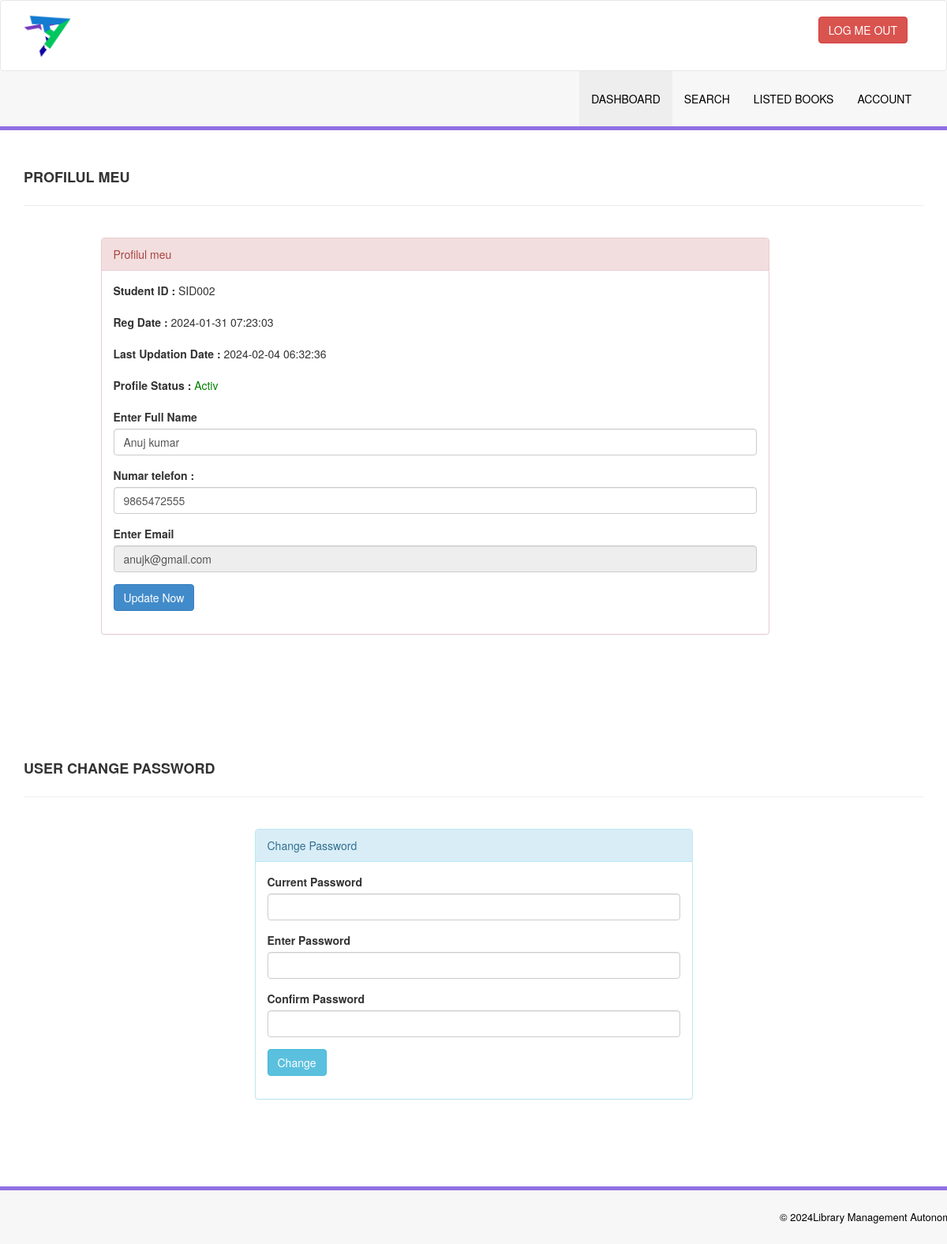
Screenshot of /my-profile.php (signed in) with the database file from the repository.
### tables this page shows
CREATE TABLE `tblstudents` (
  `id` int(11) NOT NULL,
  `StudentId` varchar(100) DEFAULT NULL,
  `FullName` varchar(120) DEFAULT NULL,
  `EmailId` varchar(120) DEFAULT NULL,
  `MobileNumber` char(11) DEFAULT NULL,
  `Password` varchar(120) DEFAULT NULL,
  `Status` int(1) DEFAULT NULL,
  `RegDate` timestamp NULL DEFAULT current_timestamp(),
  `UpdationDate` timestamp NULL DEFAULT NULL ON UPDATE current_timestamp()
);

### my-profile.php (the view, shortened to what this page needs)
<?php
include('includes/config.php');
if (strlen($_SESSION['login']) == 0) {
    header('location: index.php');
} else {
?>
    <!DOCTYPE html>
    <html lang="en">
    <head>
        <link href="assets/css/bootstrap.css" rel="stylesheet" />
        <link href="assets/css/font-awesome.css" rel="stylesheet" />
        <link href="assets/css/style.css" rel="stylesheet" />
    </head>
    <body>
        <?php include('includes/header.php'); ?>
        <div class="content-wrapper">
            <div class="container">
                <div class="row pad-botm">
                    <div class="col-md-12">
                        <h4 class="header-line">Profilul meu</h4>
                    </div>
                </div>
                <div class="row">
                    <div class="col-md-9 col-md-offset-1">
                        <div class="panel panel-danger">
                            <div class="panel-heading">
                                Profilul meu
                            </div>
                            <div class="panel-body">
                                <form name="signup" method="post">
                                    <?php
                                    $sid = $_SESSION['stdid'];
                                    $sql = "SELECT StudentId,FullName,EmailId,MobileNumber,RegDate,UpdationDate,Status from  tblstudents  where StudentId=:sid ";
                                    $query = $dbh->prepare($sql);
                                    $query->bindParam(':sid', $sid, PDO::PARAM_STR);
                                    $query->execute();
                                    $results = $query->fetchAll(PDO::FETCH_OBJ);
                                    if ($query->rowCount() > 0) {
                                        foreach ($results as $result) {               ?>
                                            <div class="form-group">
                                                <label>Student ID : </label>
                                                <?php echo htmlentities($result->StudentId); ?>
                                            </div>
                                            <div class="form-group">
                                                <label>Reg Date : </label>
                                                <?php echo htmlentities($result->RegDate); ?>
                                            </div>
                                            <?php if ($result->UpdationDate != "") { ?>
                                                <div class="form-group">
                                                    <label>Last Updation Date : </label>
                                                    <?php echo htmlentities($result->UpdationDate); ?>
                                                </div>
                                            <?php } ?>
                                            <div class="form-group">
                                                <label>Profile Status : </label>
                                                <?php if ($result->Status == 1) { ?>
                                                    <span style="color: green">Activ</span>
                                                <?php } else { ?>
                                                    <span style="color: red">Blocat</span>
                                                <?php } ?>
                                            </div>
                                            <div class="form-group">
                                                <label>Enter Full Name</label>
                                                <input class="form-control" type="text" name="fullname" value="<?php echo htmlentities($result->FullName); ?>" autocomplete="off" required />
                                            </div>
                                            <div class="form-group">
                                                <label>Numar telefon :</label>
                                                <input class="form-control" type="text" name="mobileno" maxlength="10" value="<?php echo htmlentities($result->MobileNumber); ?>" autocomplete="off" required />
                                            </div>
                                            <div class="form-group">
                                                <label>Enter Email</label>
                                                <input class="form-control" type="email" name="email" id="emailid" value="<?php echo htmlentities($result->EmailId); ?>" autocomplete="off" required readonly />
                                            </div>
                                    <?php }
                                    } ?>
                                    <button type="submit" name="update" class="btn btn-primary" id="submit">Update Now </button>
                                </form>
                            </div>
                        </div>
                    </div>
                </div>
            </div>
        </div>
        <div class="content-wrapper">
            <div class="container">
                <div class="row pad-botm">
                    <div class="col-md-12">
                        <h4 class="header-line">User Change Password</h4>
                    </div>
                </div>
                <div class="row">
                    <div class="col-md-6 col-sm-6 col-xs-12 col-md-offset-3">
                        <div class="panel panel-info">
                            <div class="panel-heading">
                                Change Password
                            </div>
                            <div class="panel-body">
                                <form role="form" method="post" onSubmit="return valid();" name="chngpwd">
                                    <div class="form-group">
                                        <label>Current Password</label>
                                        <input class="form-control" type="password" name="password" autocomplete="off" required />
                                    </div>
                                    <div class="form-group">
                                        <label>Enter Password</label>
                                        <input class="form-control" type="password" name="newpassword" autocomplete="off" required />
                                    </div>
                                    <div class="form-group">
                                        <label>Confirm Password </label>
                                        <input class="form-control" type="password" name="confirmpassword" autocomplete="off" required />
                                    </div>
                                    <button type="submit" name="change" class="btn btn-info">Change </button>
                                </form>
                            </div>
                        </div>
                    </div>
                </div>
            </div>
        </div>
        <?php include('includes/footer.php'); ?>
    </body>
    </html>
<?php }  ?>

### assets/css/style.css (style rules this page uses)
body { font-family: "Open Sans", sans-serif; line-height: 28px; }
.content-wrapper { margin-top: 40px; padding-bottom: 90px; }
.header-line { font-weight: 900; padding-bottom: 25px; border-bottom: 1px solid #eeeeee; text-transform: uppercase; }
.pad-botm { padding-bottom: 30px; }
.container { padding-right: 15px; padding-left: 15px; margin-right: auto; margin-left: auto; }
@media (min-width: 768px) { .container { width: 750px; } }
@media (min-width: 992px) { .container { width: 970px; } }
@media (min-width: 1200px) { .container { width: 1170px; } }
.col-md-12, .col-md-6 { position: relative; min-height: 1px; padding-right: 15px; padding-left: 15px; }
@media (min-width: 992px) { .col-md-12, .col-md-6 { float: left; } }
.col-md-6 { width: 50%; }
.row { margin-right: -15px; margin-left: -15px; }

### rows the page displays
tblstudents: StudentId "SID002", RegDate "2024-01-31 07:23:03", UpdationDate "2024-02-04 06:32:36", Status "Activ", fullname "Anuj kumar", mobileno "9865472555", email "anujk@gmail.com"
